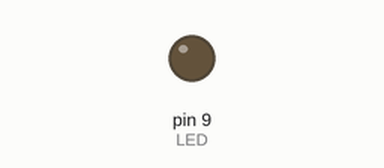
A sketch run on a simulated Arduino Uno, built with avr-gcc and run on an emulated ATmega328P. Parts: output pins drawn as LEDs (lit = HIGH).

Above: at 0.15 s.
Timing chart, 0 to 1.6 s (numbered marks = the images above):
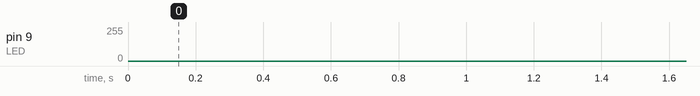

The sketch:

lesson_2.1.ino
```cpp
/*
  Keyestudio Mini Tank Robot V3 (Popular Edition)
  lesson 2.1
  pwm
  http://www.keyestudio.com
*/
int LED = 9;  //Define the pin of the LED as 9

void setup () {
  pinMode (LED, OUTPUT); //Set the pin of the LED to OUTPUT
}
void loop () {
  for (int value = 0; value < 255; value = value + 1) {
    analogWrite (LED, value); // LED ON
    delay (5); //delay in 5ms
  }
  for (int value = 255; value > 0; value = value - 1) {
    analogWrite (LED, value); //LED gets dim
    delay (5); //delay in 5ms
  }
}
//**********************************************************
```
